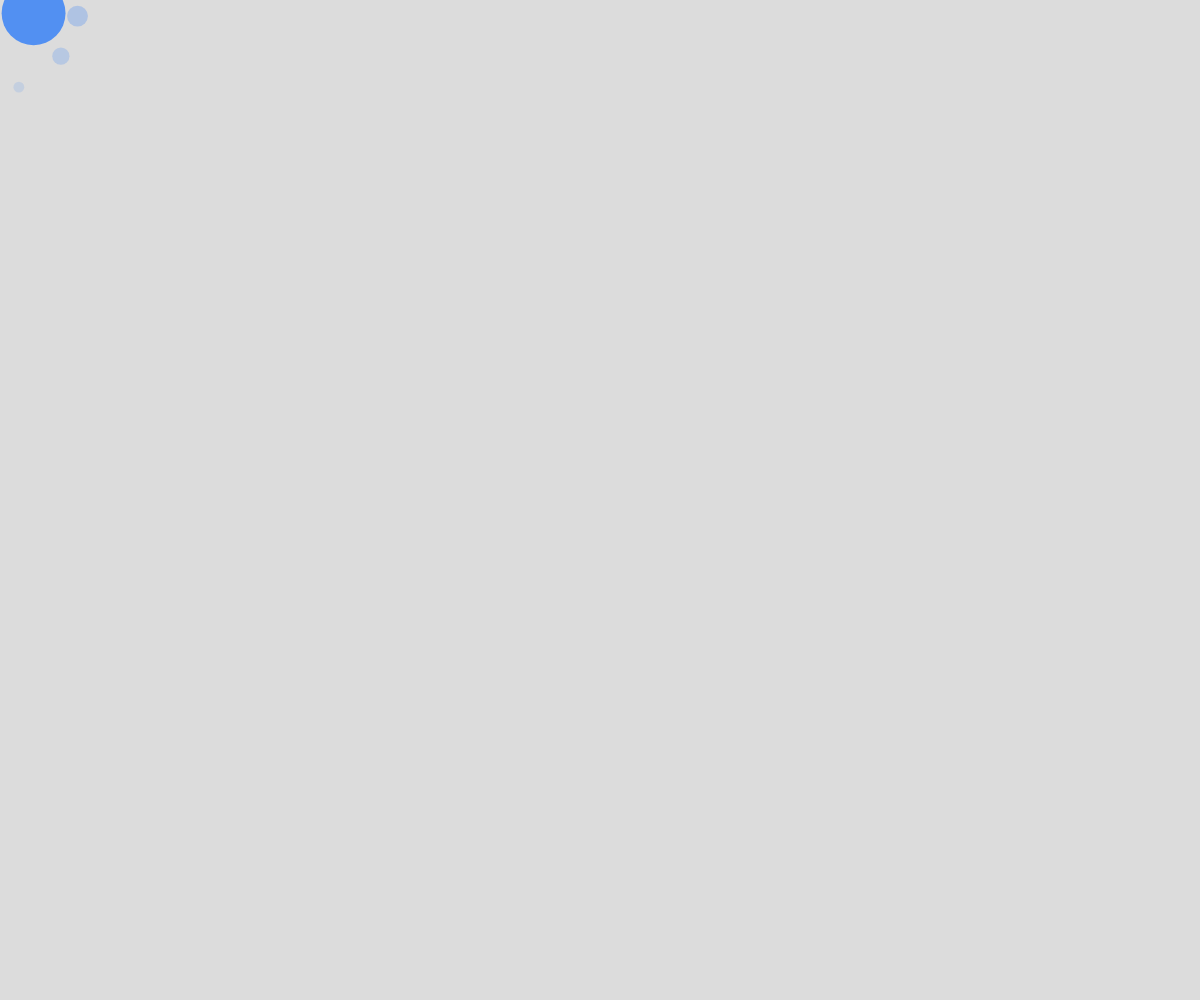
Frame 1 (no input)
Frame 60 (no input): identical to frame 1, image omitted
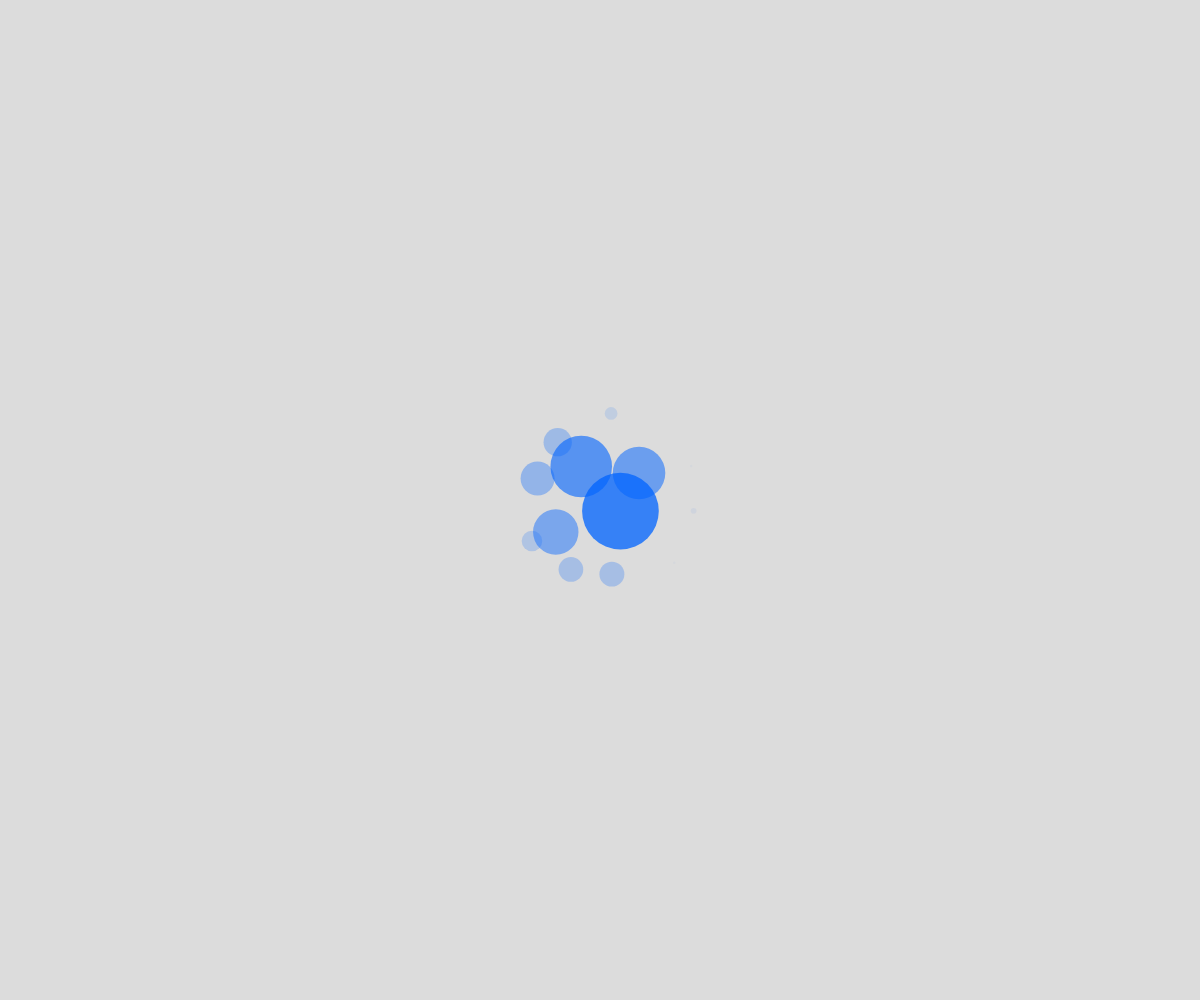
Frame 120 (the mouse pressed at the canvas centre since frame 60)

The p5.js sketch that drew these frames (run headless with seeded random() and noise() and a simulated clock; from frame 60 on, the mouse is pressed at the canvas centre):

// p5.js sketch
// ── sketch.js
let things = [];

class Thing {
  constructor(x, y) {
    this.x = x;
    this.y = y
  }
  draw() {
    // make the thing ripple and disapear like we tap on water
    let d = dist(mouseX, mouseY, this.x, this.y);
    let size = max(0, 100 - d);
    noStroke();
    fill(0, 100, 255, size * 2.5);
    ellipse(this.x, this.y, size, size);
  }
}

function setup() {
  createCanvas(windowWidth, windowHeight);
  // create a grid of  with a bit of random
    let spacing = 50;
    for (let x = spacing / 2; x < width; x += spacing) {
        for (let y = spacing / 2; y < height; y += spacing) {
            // jitter each grid point a bit and randomly skip some to break the regularity
            let jitter = spacing * 0.4;
            let rx = x + random(-jitter, jitter);
            let ry = y + random(-jitter, jitter);
            if (random() < 0.9) {
                things.push(new Thing(rx, ry));
            }
        }
    }

    // add some completely random things for extra variation
    for (let i = 0; i < 50; i++) {
        things.push(new Thing(random(width), random(height)));
    }
}

function windowResized() {
  resizeCanvas(windowWidth, windowHeight);
}

function draw() {
  background(220);
  for (let t of things) {
    t.draw();
  }
}
